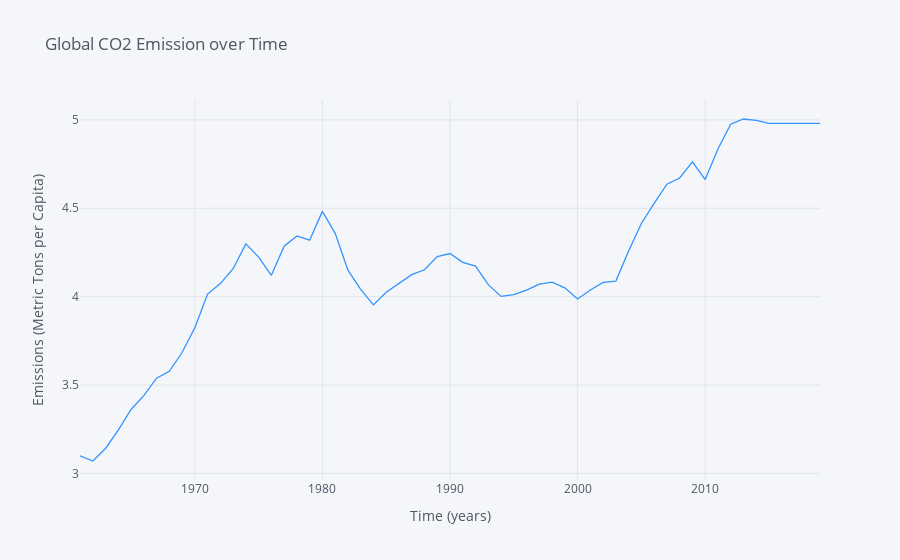

Notebook code for this chart:
### Code cell
e.iplot(kind='line', xTitle='Time (years)', color='#3393FF',
                  yTitle='Emissions (Metric Tons per Capita)', title='Global CO2 Emission over Time')

### Figure 1 — Plotly figure (JSON) as saved in the notebook; plotly's stock layout.template omitted (floating-point values rounded to 4 significant figures)
{"data": [{"line": {"color": "rgba(51, 147, 255, 1.0)", "dash": "solid", "shape": "linear", "width": 1.3}, "mode": "lines", "name": "Global CO2 Emissions per Capita", "text": "", "type": "scatter", "x": ["1960-12-31", "1961-12-31", "1962-12-31", "1963-12-31", "1964-12-31", "1965-12-31", "1966-12-31", "1967-12-31", "1968-12-31", "1969-12-31", "1970-12-31", "1971-12-31", "1972-12-31", "1973-12-31", "1974-12-31", "1975-12-31", "1976-12-31", "1977-12-31", "1978-12-31", "1979-12-31", "1980-12-31", "1981-12-31", "1982-12-31", "1983-12-31", "1984-12-31", "1985-12-31", "1986-12-31", "1987-12-31", "1988-12-31", "1989-12-31", "1990-12-31", "1991-12-31", "1992-12-31", "1993-12-31", "1994-12-31", "1995-12-31", "1996-12-31", "1997-12-31", "1998-12-31", "1999-12-31", "2000-12-31", "2001-12-31", "2002-12-31", "2003-12-31", "2004-12-31", "2005-12-31", "2006-12-31", "2007-12-31", "2008-12-31", "2009-12-31", "2010-12-31", "2011-12-31", "2012-12-31", "2013-12-31", "2014-12-31", "2015-12-31", "2016-12-31", "2017-12-31", "2018-12-31"], "y": [3.099, 3.07, 3.141, 3.245, 3.361, 3.44, 3.539, 3.578, 3.684, 3.824, 4.015, 4.074, 4.158, 4.299, 4.224, 4.121, 4.285, 4.343, 4.32, 4.482, 4.358, 4.15, 4.041, 3.954, 4.025, 4.074, 4.124, 4.152, 4.227, 4.244, 4.194, 4.173, 4.068, 4.002, 4.011, 4.036, 4.071, 4.082, 4.05, 3.986, 4.038, 4.081, 4.088, 4.258, 4.414, 4.528, 4.636, 4.671, 4.762, 4.662, 4.835, 4.975, 5.005, 4.998, 4.981, 4.981, 4.981, 4.981, 4.981]}], "layout": {"legend": {"bgcolor": "#F5F6F9", "font": {"color": "#4D5663"}}, "paper_bgcolor": "#F5F6F9", "plot_bgcolor": "#F5F6F9", "title": {"font": {"color": "#4D5663"}, "text": "Global CO2 Emission over Time"}, "xaxis": {"gridcolor": "#E1E5ED", "showgrid": true, "tickfont": {"color": "#4D5663"}, "title": {"font": {"color": "#4D5663"}, "text": "Time (years)"}, "zerolinecolor": "#E1E5ED"}, "yaxis": {"gridcolor": "#E1E5ED", "showgrid": true, "tickfont": {"color": "#4D5663"}, "title": {"font": {"color": "#4D5663"}, "text": "Emissions (Metric Tons per Capita)"}, "zerolinecolor": "#E1E5ED"}}}
